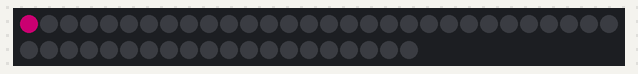
Recording of a sketch running on a simulated Arduino Uno, built with avr-gcc and run on an emulated ATmega328P. Parts: 50 RGB LEDs in strip order, left to right, continuing on the next row. Dim RGB values are drawn brighter than linear; random numbers use the default seed unless the sketch sets one.

Above: at 0.15 s.
At 4.13 s:
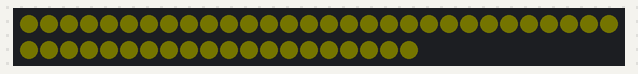
At 8.13 s:
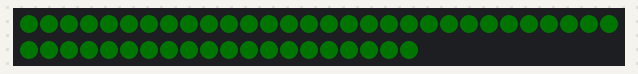
At 18.8 s:
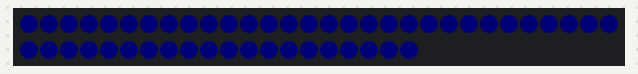
At 26.8 s:
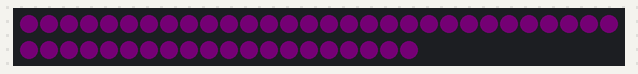
At 38.8 s:
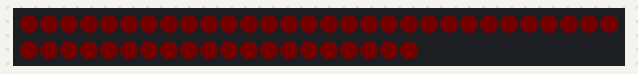

The sketch:

fastled_rainbow_cylon.ino
```cpp
#include "FastLED.h"

#define NUM_LEDS 50

#define DATA_PIN 3

CRGB leds[NUM_LEDS];

int hue, sat, val;

void setup()
{
  FastLED.addLeds<WS2811, DATA_PIN, RGB>(leds, NUM_LEDS);
  hue = 0;
  sat = 255;
  val = 255;
}

void loop()
{
  // Generate random hue
  hue = random(255);

  for (int i = 0; i < NUM_LEDS + 10; i++)
  {

    for (int j = 0; j < 10; j++)
    {
      if (i-j < NUM_LEDS && i-j >= 0)
        leds[i-j] = CHSV(hue - (j+1)*10, sat, val - (j+1)*50);
    }

    /*
    if (i < NUM_LEDS && i >= 0)
      leds[i] = CHSV(hue, sat, val);
    if (i-1 < NUM_LEDS && i-1 >= 0)
      leds[i-1] = CHSV(hue - 10, sat, val - 50);
    if (i-2 < NUM_LEDS && i-2 >= 0)
      leds[i-2] = CHSV(hue - 40, sat, val - 100);
    if (i-3 < NUM_LEDS && i-3 >= 0)
      leds[i-3] = CHSV(hue - 70, sat, val - 150);
    if (i-4 < NUM_LEDS && i-4 >= 0)
      leds[i-4] = CHSV(hue - 100, sat, val - 200);
    */

    FastLED.show();

    delay(20);

    /*
    leds[i] = CHSV(0, 0, 0);
    if (i-1 >= 0)
      leds[i-1] = CHSV(0, 0, 0);
    if (i-2 >= 0)
      leds[i-2] = CHSV(0, 0, 0);
    if (i-3 >= 0)
      leds[i-3] = CHSV(0, 0, 0);
    if (i-4 >= 0)
      leds[i-4] = CHSV(0, 0, 0);

    FastLED.show();
    */
    // delay(10);
  }
}
```
